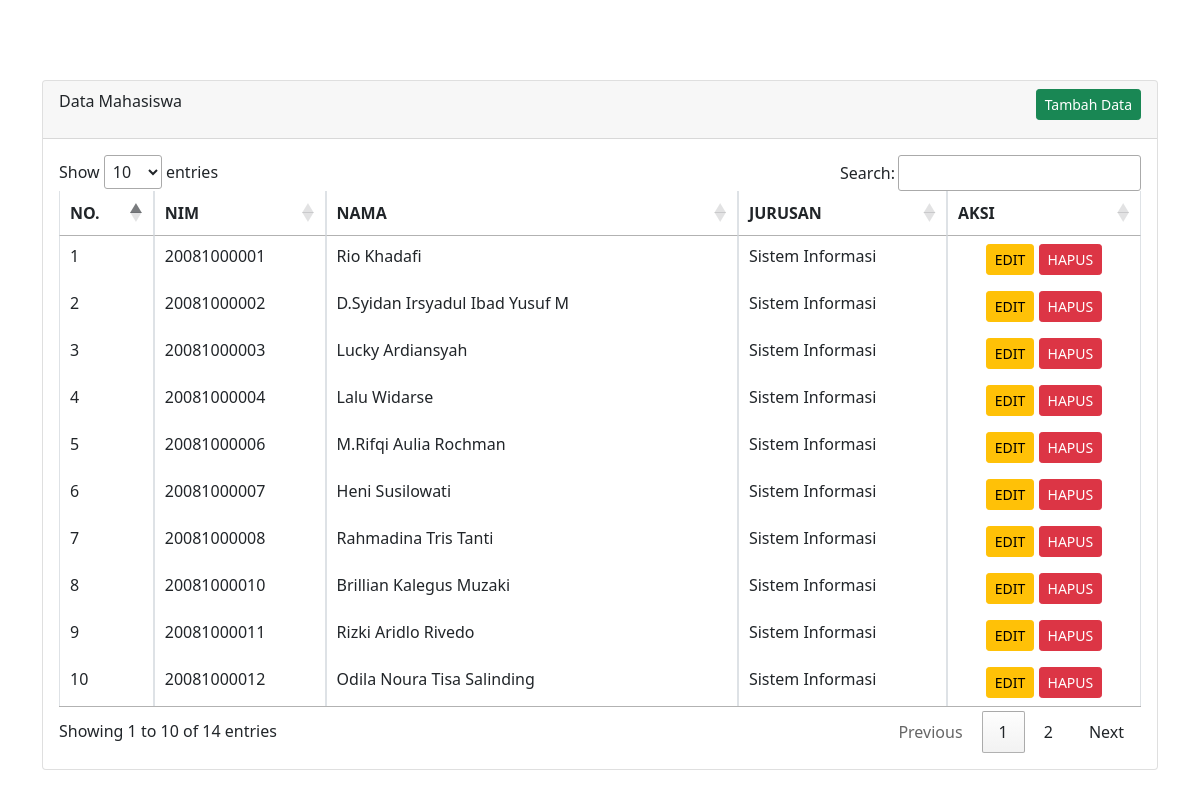
The page / on the database its author committed.
### tables this page shows
CREATE TABLE `tbl_mahasiswa` (
  `id_mhs` int(50) NOT NULL,
  `nim_mhs` varchar(50) NOT NULL,
  `nama_mhs` varchar(50) NOT NULL,
  `jurusan_mhs` varchar(50) NOT NULL
);

### index.php (the view, shortened to what this page needs)
<!DOCTYPE html>
<html lang="en">
<head>
    <link rel="stylesheet" href="//cdn.datatables.net/1.10.20/css/jquery.dataTables.min.css">
    <link href="https://cdn.jsdelivr.net/npm/bootstrap@5.1.3/dist/css/bootstrap.min.css" rel="stylesheet">
</head>
<body>
<div class="container" style="margin-top: 80px;">
    <div class="row">
        <div class="col-md-12">
            <div class="card">
                <div class="card-header">
                    Data Mahasiswa
                    <a href="tambah.php" class="btn btn-sm btn-success" style="margin-bottom: 10px; float: right;">Tambah Data</a>
                </div>
                <div class="card-body">
                    <table class="table table-bordered" id="myTable">
                        <thead>
                            <tr>
                                <th scope="col">NO.</th>
                                <th scope="col">NIM</th>
                                <th scope="col">NAMA</th>
                                <th scope="col">JURUSAN</th>
                                <th scope="col">AKSI</th>
                            </tr>
                        </thead>
                        <tbody>
                            <?php
                                include ('koneksi.php');
                                $no = 1;
                                $query = mysqli_query($connection,"SELECT * FROM tbl_mahasiswa");
                                while($row = mysqli_fetch_array($query)){
                            ?>
                            <tr>
                                <td><?php echo $no++; ?></td>
                                <td><?php echo $row['nim_mhs'] ?></td>
                                <td><?php echo $row['nama_mhs'] ?></td>
                                <td><?php echo $row['jurusan_mhs'] ?></td>
                                <td class="text-center">
                                    <a href="edit.php?id=<?php echo $row['id_mhs'] ?>" class="btn btn-sm btn-warning">EDIT</a>
                                    <a href="hapus.php?id=<?php echo $row['id_mhs'] ?>"class="btn btn-sm btn-danger">HAPUS</a>
                                </td>
                            </tr>
                        <?php } ?>
                        </tbody>
                    </table>
                </div>
            </div>
        </div>
    </div>
</body>
</html>

### rows shown on the page
tbl_mahasiswa: nim_mhs "20081000001", nama_mhs "Rio Khadafi", jurusan_mhs "Sistem Informasi"
tbl_mahasiswa: nim_mhs "20081000002", nama_mhs "D.Syidan Irsyadul Ibad Yusuf M", jurusan_mhs "Sistem Informasi"
tbl_mahasiswa: nim_mhs "20081000003", nama_mhs "Lucky Ardiansyah", jurusan_mhs "Sistem Informasi"
tbl_mahasiswa: nim_mhs "20081000004", nama_mhs "Lalu Widarse", jurusan_mhs "Sistem Informasi"
tbl_mahasiswa: nim_mhs "20081000006", nama_mhs "M.Rifqi Aulia Rochman", jurusan_mhs "Sistem Informasi"
tbl_mahasiswa: nim_mhs "20081000007", nama_mhs "Heni Susilowati", jurusan_mhs "Sistem Informasi"
tbl_mahasiswa: nim_mhs "20081000008", nama_mhs "Rahmadina Tris Tanti", jurusan_mhs "Sistem Informasi"
tbl_mahasiswa: nim_mhs "20081000010", nama_mhs "Brillian Kalegus Muzaki", jurusan_mhs "Sistem Informasi"
tbl_mahasiswa: nim_mhs "20081000011", nama_mhs "Rizki Aridlo Rivedo", jurusan_mhs "Sistem Informasi"
tbl_mahasiswa: nim_mhs "20081000012", nama_mhs "Odila Noura Tisa Salinding", jurusan_mhs "Sistem Informasi"
